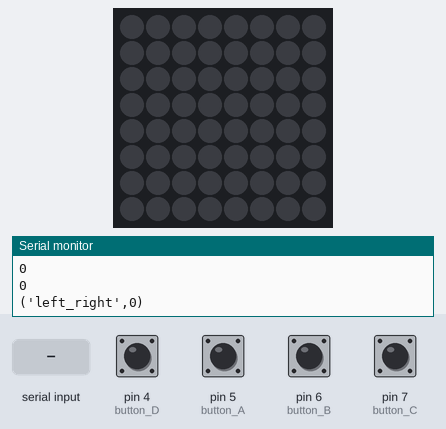
Simulated run of this sketch. Board: Arduino Uno, built with avr-gcc and run on an emulated ATmega328P. Parts: 8×8 RGB LED matrix (first LED top left, wired row by row), the last lines printed to the serial monitor. The test bench sets the inputs (shaded band); at power-on: pin 4 (button_D), pin 5 (button_A), pin 6 (button_B), pin 7 (button_C) LOW.

Above: at 1.2 s.
1.3 s: "90,45\n" received over Serial
At 1.6 s:
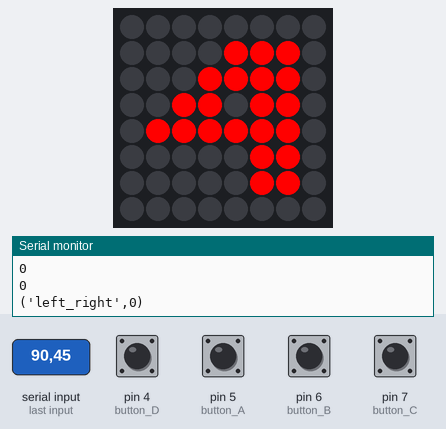
3.9 s: pin 5 (button_A) pulled HIGH for 0.15 s
At 4.04 s:
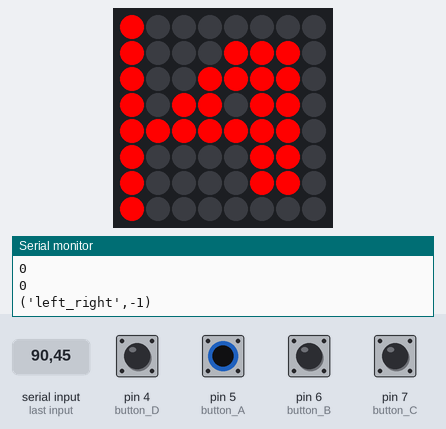
4.6 s: pin 6 (button_B) pulled HIGH for 0.15 s
5.3 s: "30,150\n" received over Serial
At 6.4 s:
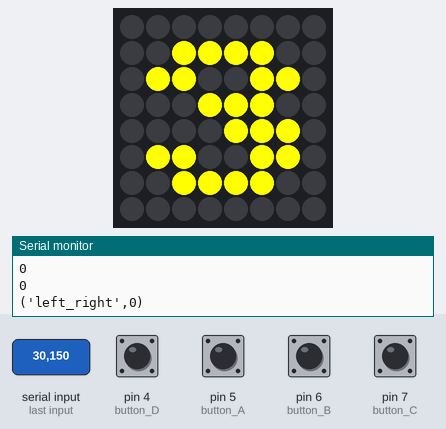
6.9 s: pin 5 (button_A) pulled HIGH for 1 s
At 7.6 s:
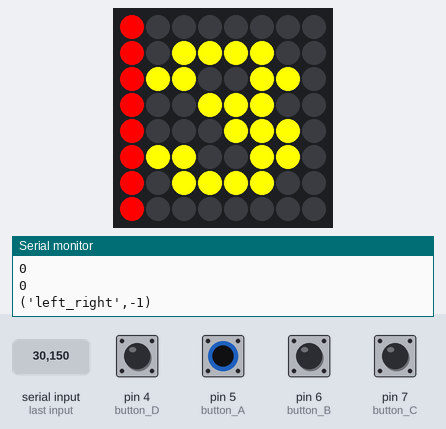
9.4 s: pin 6 (button_B) pulled HIGH for 1 s
At 10.0 s:
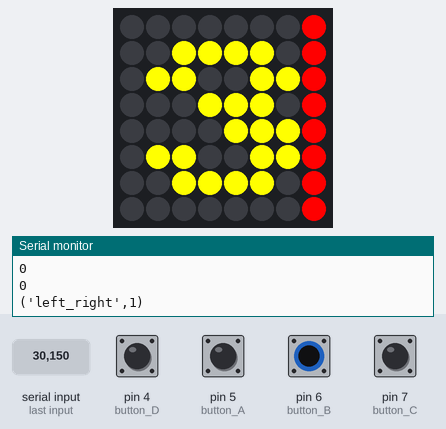
Timing chart, 0 to 12.4 s (numbered marks = the images above; inputs shaded):
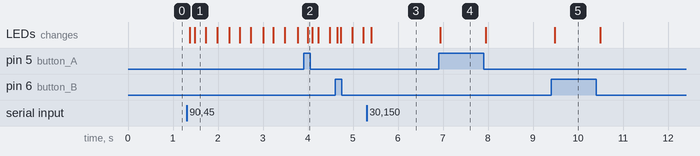

The sketch:

car_signals_backpack.ino
```cpp
#include <Wire.h>
#include "Adafruit_LEDBackpack.h"
#include "Adafruit_GFX.h"

Adafruit_BicolorMatrix matrix = Adafruit_BicolorMatrix();

const int led_LEFT =  2;
const int led_RIGHT = 11;
const int led_DATA =  3;
const int led_STATE_1 = 8;
const int led_STATE_2 = 9;
const int led_STATE_3 = 10;
const int led_STATE_4 = 12;

const int button_A =  5;
const int button_B =  6;
const int button_C =  7;
const int button_D =  4;

int button_A_state = LOW;
int button_B_state = LOW;
int button_C_state = LOW;
int button_D_state = LOW;


static const uint8_t PROGMEM
  left_bmp[] =
  { B10000000,
    B10000000,
    B10000000,
    B10000000,
    B10000000,
    B10000000,
    B10000000,
    B10000000 },
  right_bmp[] =
  { B00000001,
    B00000001,
    B00000001,
    B00000001,
    B00000001,
    B00000001,
    B00000001,
    B00000001 },
  one_bmp[] =
  { B00000000,
    B00011000,
    B00111000,
    B00011000,
    B00011000,
    B00011000,
    B00111100,
    B00000000 },
   two_bmp[] =
  { B00000000,
    B00011110,
    B00110110,
    B01101100,
    B00011000,
    B00111110,
    B01111110,
    B00000000 },
    three_bmp[] =
  { B00000000,
    B00111100,
    B01100110,
    B00011100,
    B00001110,
    B01100110,
    B00111100,
    B00000000 },
    four_bmp[] =
  { B00000000,
    B00001110,
    B00011110,
    B00110110,
    B01111110,
    B00000110,
    B00000110,
    B00000000 },
  saving_data_bmp[] =
  { B00000000,
    B00000000,
    B00000000,
    B00000000,
    B00000000,
    B00000000,
    B00000000,
    B01111110 };

void left_turn() {
  matrix.drawBitmap(0, 0, left_bmp, 8, 8, LED_RED);
  matrix.writeDisplay();
}
void right_turn() {
  matrix.drawBitmap(0, 0, right_bmp, 8, 8, LED_RED);
  matrix.writeDisplay();
}
void one() {
  //matrix.clear();
  matrix.drawBitmap(0, 0, one_bmp, 8, 8, LED_GREEN);
  matrix.writeDisplay();
  matrix.blinkRate(0);
}
void two() {
  //matrix.clear();
  matrix.drawBitmap(0, 0, two_bmp, 8, 8, LED_RED);
  matrix.writeDisplay();
  matrix.blinkRate(0);
}
void three() {
  //matrix.clear();
  matrix.drawBitmap(0, 0, three_bmp, 8, 8, LED_YELLOW);
  matrix.writeDisplay();
  matrix.blinkRate(0);
}
void four() {
  //matrix.clear();
  matrix.drawBitmap(0, 0, four_bmp, 8, 8, LED_RED);
  matrix.writeDisplay();
  matrix.blinkRate(1);

}
void save_data() {
  matrix.drawBitmap(0, 0, saving_data_bmp, 8, 8, LED_YELLOW);
  matrix.writeDisplay();
  matrix.blinkRate(1);
}

void setup() {
  Serial.begin(115200);
  matrix.begin(0x70);  // pass in the address
  matrix.setRotation(3);
  matrix.blinkRate(0);

  Serial.setTimeout(5);
  pinMode(button_A, INPUT);
  pinMode(button_B, INPUT);
  pinMode(button_C, INPUT);
  pinMode(button_D, INPUT);
  /*
  pinMode(led_LEFT, OUTPUT);
  pinMode(led_RIGHT, OUTPUT);
  pinMode(led_STATE_1, OUTPUT);
  pinMode(led_STATE_2, OUTPUT);
  pinMode(led_STATE_3, OUTPUT);
  pinMode(led_STATE_4, OUTPUT);
  */


}
int sig_data = 0;
int sig_state = 0;
int sig_left_right = 0;
int a = 0;
int b = 0;
int c = 0;
int d = 0;
int e = 0;

void loop() {

  int parsed_int = Serial.parseInt();


  int I = 0;

  if (parsed_int > 0) {
    I = parsed_int;
  }

  button_A_state = digitalRead(button_A);
  button_B_state = digitalRead(button_B);
  button_C_state = digitalRead(button_C);
  button_D_state = digitalRead(button_D);

  Serial.println(button_A_state);
  Serial.println(button_B_state);
  Serial.println(button_C_state);
  Serial.println(button_D_state);


  if (I > 0) {
      a = I/10000;
      b = (I-a*10000)/1000;
      c = (I-a*10000-b*1000)/100;
      d = (I-a*10000-b*1000-c*100)/10;
      e = (I-a*10000-b*1000-c*100-d*10);
      sig_state = d;
      sig_data = e;
  }

  matrix.clear();
  if (button_A_state == HIGH) {
    left_turn();
    //digitalWrite(led_LEFT, HIGH);
    Serial.println("('left_right',-1)");
  }
  else if (button_B_state == HIGH) {
    right_turn();
    //digitalWrite(led_RIGHT, HIGH);
    Serial.println("('left_right',1)");
  }
  else {

    Serial.println("('left_right',0)");
  }
  if (button_A_state == LOW) {
    digitalWrite(led_LEFT, LOW);
  }
  if (button_B_state == LOW) {
    digitalWrite(led_RIGHT, LOW);
  }


  if (sig_data == 2) {
    save_data();
    //digitalWrite(led_DATA, HIGH);
  }
  else {
    //digitalWrite(led_DATA, LOW);
  }

  if (sig_state == 4) {
    four();
    /*
    digitalWrite(led_STATE_1, HIGH);
    digitalWrite(led_STATE_2, HIGH);
    digitalWrite(led_STATE_3, HIGH);
    digitalWrite(led_STATE_4, HIGH);
    */
  }
  else if (sig_state == 3) {
    three();
    /*
    digitalWrite(led_STATE_1, HIGH);
    digitalWrite(led_STATE_2, HIGH);
    digitalWrite(led_STATE_3, HIGH);
    digitalWrite(led_STATE_4, LOW);
    */
  }
  else if (sig_state > 4) {
    three();
    /*
    digitalWrite(led_STATE_1, HIGH);
    digitalWrite(led_STATE_2, HIGH);
    digitalWrite(led_STATE_3, HIGH);
    digitalWrite(led_STATE_4, LOW);
    */
  }
  else if (sig_state == 2) {
    two();
    /*
    digitalWrite(led_STATE_1, HIGH);
    digitalWrite(led_STATE_2, HIGH);
    digitalWrite(led_STATE_3, LOW);
    digitalWrite(led_STATE_4, LOW);
    */
  }
  else if (sig_state == 1) {
    one();
    /*
    digitalWrite(led_STATE_1, HIGH);
    digitalWrite(led_STATE_2, LOW);
    digitalWrite(led_STATE_3, LOW);
    digitalWrite(led_STATE_4, LOW);
    */
  }
/*
    Serial.print("(");
    Serial.print(I);
    Serial.print(",");
    Serial.print(a);
    Serial.print(",");
    Serial.print(b);
    Serial.print(",");
    Serial.print(sig_state);
    Serial.print(",");
    Serial.print(sig_left_right);
    Serial.print(",");
     Serial.print(sig_data);
    Serial.print(button_A_state);
    Serial.print(",");
    Serial.print(button_B_state);
    Serial.println(")");
*/
  delay(100);
}


/*
I = 12345
a = I / 10000
b = (I - a * 10000)/1000
c = (I - a * 10000 - b * 1000)/100
d = (I - a * 10000 - b * 1000 - c * 100)/10
e = (I - a * 10000 - b * 1000 - c * 100 - d * 10)
*/
```

Measured:
- after the input at 1.3 s, the LEDs: first change after 0.08 s (image 1 shows a later state)
- after the input at 3.9 s, the LEDs: change after 0.09 s (image 2)
- after the input at 5.3 s, the LEDs: change after 0.11 s (image 3)
- after the input at 6.9 s, the LEDs: change at once (image 4)
- after the input at 9.4 s, the LEDs: change after 0.09 s (image 5)
